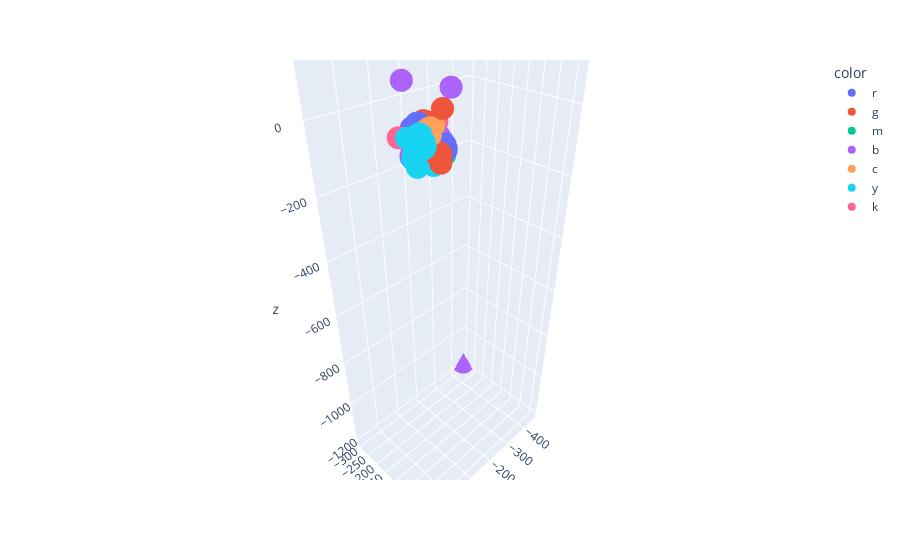

Notebook source saved alongside this figure:
### Code cell
X_embedded  = TSNE(n_components=3, perplexity=10,random_state=24).fit_transform( X )
colors = np.array([x for x in 'bgrcmykbgrcmykbgrcmykbgrcmykb'])
fig = px.scatter_3d(x=X_embedded [:,0],y=X_embedded [:,1],z=X_embedded [:,2],color=colors[aff_prop_clustering.labels_])
fig.show()
